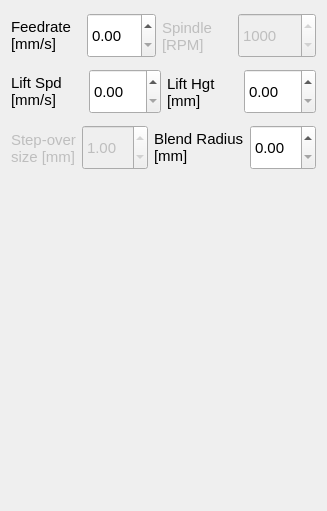
           <widget class="QWidget" name="tab_impedance_tool">
            <attribute name="title">
             <string>Impedance Tool</string>
            </attribute>
            <layout class="QVBoxLayout" name="verticalLayout_10">
             <item>
              <layout class="QHBoxLayout" name="horizontalLayout_53">
               <item>
                <widget class="QLabel" name="label_47">
                 <property name="sizePolicy">
                  <sizepolicy hsizetype="Preferred" vsizetype="Fixed">
                   <horstretch>0</horstretch>
                   <verstretch>0</verstretch>
                  </sizepolicy>
                 </property>
                 <property name="font">
                  <font>
                   <pointsize>11</pointsize>
                  </font>
                 </property>
                 <property name="text">
                  <string>Feedrate
[mm/s]</string>
                 </property>
                </widget>
               </item>
               <item>
                <widget class="QDoubleSpinBox" name="doubleSpinBox_impedance_feedrate">
                 <property name="minimumSize">
                  <size>
                   <width>0</width>
                   <height>45</height>
                  </size>
                 </property>
                 <property name="font">
                  <font>
                   <pointsize>11</pointsize>
                  </font>
                 </property>
                 <property name="styleSheet">
                  <string notr="true"/>
                 </property>
                 <property name="locale">
                  <locale language="English" country="UnitedStates"/>
                 </property>
                </widget>
               </item>
               <item>
                <widget class="QLabel" name="label_116">
                 <property name="enabled">
                  <bool>false</bool>
                 </property>
                 <property name="sizePolicy">
                  <sizepolicy hsizetype="Preferred" vsizetype="Fixed">
                   <horstretch>0</horstretch>
                   <verstretch>0</verstretch>
                  </sizepolicy>
                 </property>
                 <property name="minimumSize">
                  <size>
                   <width>0</width>
                   <height>50</height>
                  </size>
                 </property>
                 <property name="font">
                  <font>
                   <pointsize>11</pointsize>
                  </font>
                 </property>
                 <property name="text">
                  <string>Spindle
[RPM]</string>
                 </property>
                </widget>
               </item>
               <item>
                <widget class="QDoubleSpinBox" name="doubleSpinBox_impedance_rpm">
                 <property name="enabled">
                  <bool>false</bool>
                 </property>
                 <property name="minimumSize">
                  <size>
                   <width>0</width>
                   <height>45</height>
                  </size>
                 </property>
                 <property name="font">
                  <font>
                   <pointsize>11</pointsize>
                  </font>
                 </property>
                 <property name="styleSheet">
                  <string notr="true"/>
                 </property>
                 <property name="locale">
                  <locale language="English" country="UnitedStates"/>
                 </property>
                 <property name="decimals">
                  <number>0</number>
                 </property>
                 <property name="maximum">
                  <double>1000000.000000000000000</double>
                 </property>
                 <property name="singleStep">
                  <double>1000.000000000000000</double>
                 </property>
                 <property name="value">
                  <double>1000.000000000000000</double>
                 </property>
                </widget>
               </item>
              </layout>
             </item>
             <item>
              <layout class="QHBoxLayout" name="horizontalLayout_70">
               <item>
                <widget class="QLabel" name="label_109">
                 <property name="sizePolicy">
                  <sizepolicy hsizetype="Preferred" vsizetype="Fixed">
                   <horstretch>0</horstretch>
                   <verstretch>0</verstretch>
                  </sizepolicy>
                 </property>
                 <property name="font">
                  <font>
                   <pointsize>11</pointsize>
                  </font>
                 </property>
                 <property name="text">
                  <string>Lift Spd
[mm/s]</string>
                 </property>
                </widget>
               </item>
               <item>
                <widget class="QDoubleSpinBox" name="doubleSpinBox_impedance_lift_speed">
                 <property name="minimumSize">
                  <size>
                   <width>0</width>
                   <height>45</height>
                  </size>
                 </property>
                 <property name="font">
                  <font>
                   <pointsize>11</pointsize>
                  </font>
                 </property>
                 <property name="styleSheet">
                  <string notr="true"/>
                 </property>
                 <property name="locale">
                  <locale language="English" country="UnitedStates"/>
                 </property>
                </widget>
               </item>
               <item>
                <widget class="QLabel" name="label_115">
                 <property name="sizePolicy">
                  <sizepolicy hsizetype="Preferred" vsizetype="Fixed">
                   <horstretch>0</horstretch>
                   <verstretch>0</verstretch>
                  </sizepolicy>
                 </property>
                 <property name="minimumSize">
                  <size>
                   <width>0</width>
                   <height>50</height>
                  </size>
                 </property>
                 <property name="font">
                  <font>
                   <pointsize>11</pointsize>
                  </font>
                 </property>
                 <property name="text">
                  <string>Lift Hgt
[mm]</string>
                 </property>
                </widget>
               </item>
               <item>
                <widget class="QDoubleSpinBox" name="doubleSpinBox_impedance_lift_height">
                 <property name="minimumSize">
                  <size>
                   <width>0</width>
                   <height>45</height>
                  </size>
                 </property>
                 <property name="font">
                  <font>
                   <pointsize>11</pointsize>
                  </font>
                 </property>
                 <property name="styleSheet">
                  <string notr="true"/>
                 </property>
                 <property name="locale">
                  <locale language="English" country="UnitedStates"/>
                 </property>
                </widget>
               </item>
              </layout>
             </item>
             <item>
              <layout class="QHBoxLayout" name="horizontalLayout_99">
               <item>
                <widget class="QLabel" name="label_113">
                 <property name="enabled">
                  <bool>false</bool>
                 </property>
                 <property name="sizePolicy">
                  <sizepolicy hsizetype="Preferred" vsizetype="Fixed">
                   <horstretch>0</horstretch>
                   <verstretch>0</verstretch>
                  </sizepolicy>
                 </property>
                 <property name="minimumSize">
                  <size>
                   <width>0</width>
                   <height>50</height>
                  </size>
                 </property>
                 <property name="font">
                  <font>
                   <pointsize>11</pointsize>
                  </font>
                 </property>
                 <property name="text">
                  <string>Step-over
size [mm]</string>
                 </property>
                </widget>
               </item>
               <item>
                <widget class="QDoubleSpinBox" name="doubleSpinBox_impedance_step_size">
                 <property name="enabled">
                  <bool>false</bool>
                 </property>
                 <property name="minimumSize">
                  <size>
                   <width>0</width>
                   <height>45</height>
                  </size>
                 </property>
                 <property name="font">
                  <font>
                   <pointsize>11</pointsize>
                  </font>
                 </property>
                 <property name="styleSheet">
                  <string notr="true"/>
                 </property>
                 <property name="locale">
                  <locale language="English" country="UnitedStates"/>
                 </property>
                 <property name="value">
                  <double>1.000000000000000</double>
                 </property>
                </widget>
               </item>
               <item>
                <widget class="QLabel" name="label_108">
                 <property name="sizePolicy">
                  <sizepolicy hsizetype="Preferred" vsizetype="Fixed">
                   <horstretch>0</horstretch>
                   <verstretch>0</verstretch>
                  </sizepolicy>
                 </property>
                 <property name="font">
                  <font>
                   <pointsize>11</pointsize>
                  </font>
                 </property>
                 <property name="text">
                  <string>Blend Radius
[mm]</string>
                 </property>
                </widget>
               </item>
               <item>
                <widget class="QDoubleSpinBox" name="doubleSpinBox_impedance_blend_radius">
                 <property name="minimumSize">
                  <size>
                   <width>0</width>
                   <height>45</height>
                  </size>
                 </property>
                 <property name="font">
                  <font>
                   <pointsize>11</pointsize>
                  </font>
                 </property>
                 <property name="styleSheet">
                  <string notr="true"/>
                 </property>
                 <property name="locale">
                  <locale language="English" country="UnitedStates"/>
                 </property>
                 <property name="maximum">
                  <double>50.000000000000000</double>
                 </property>
                </widget>
               </item>
              </layout>
             </item>
             <item>
              <spacer name="verticalSpacer_6">
               <property name="orientation">
                <enum>Qt::Vertical</enum>
               </property>
               <property name="sizeHint" stdset="0">
                <size>
                 <width>20</width>
                 <height>327</height>
                </size>
               </property>
              </spacer>
             </item>
            </layout>
           </widget>
